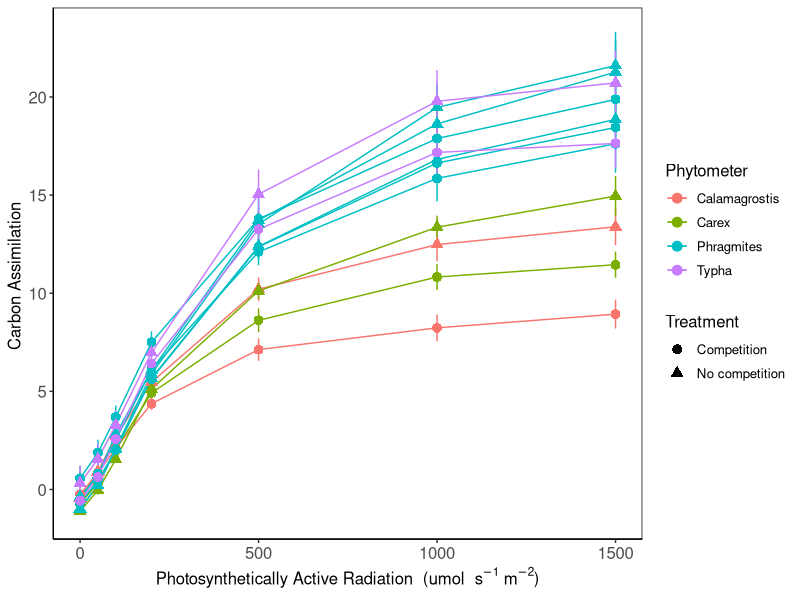
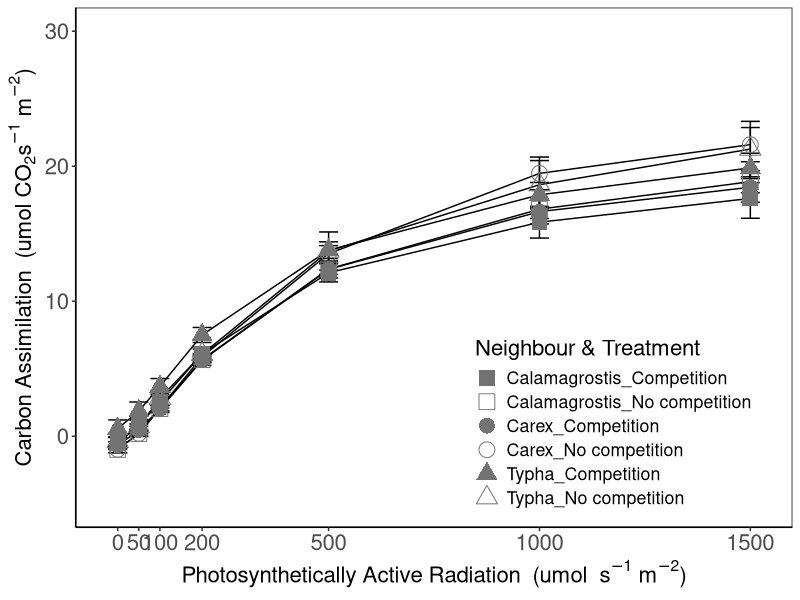
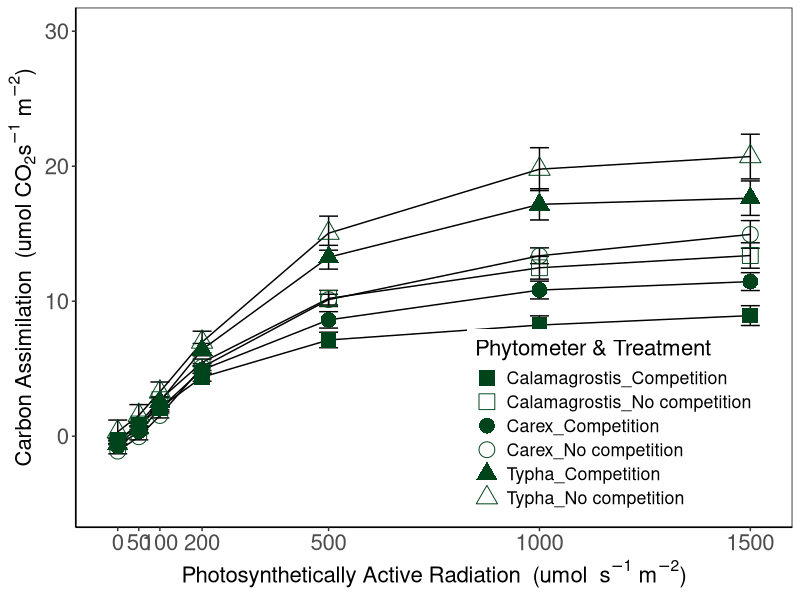
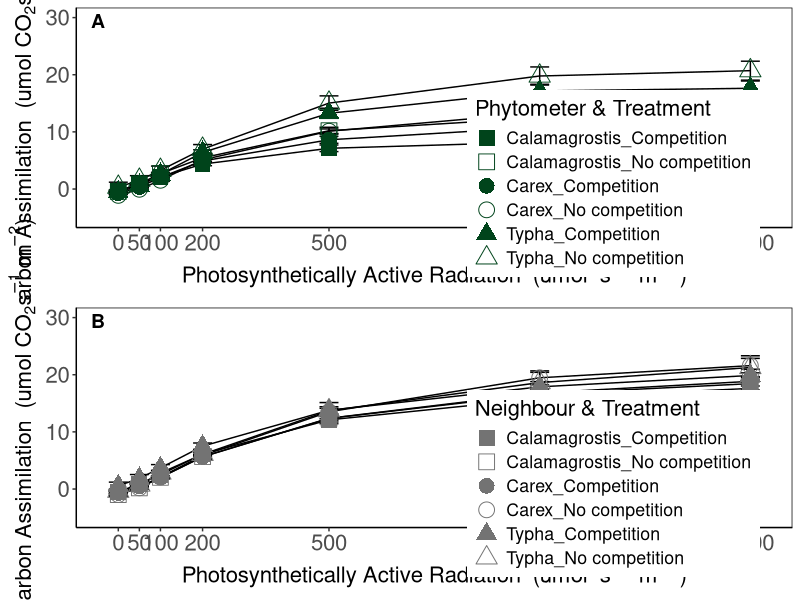
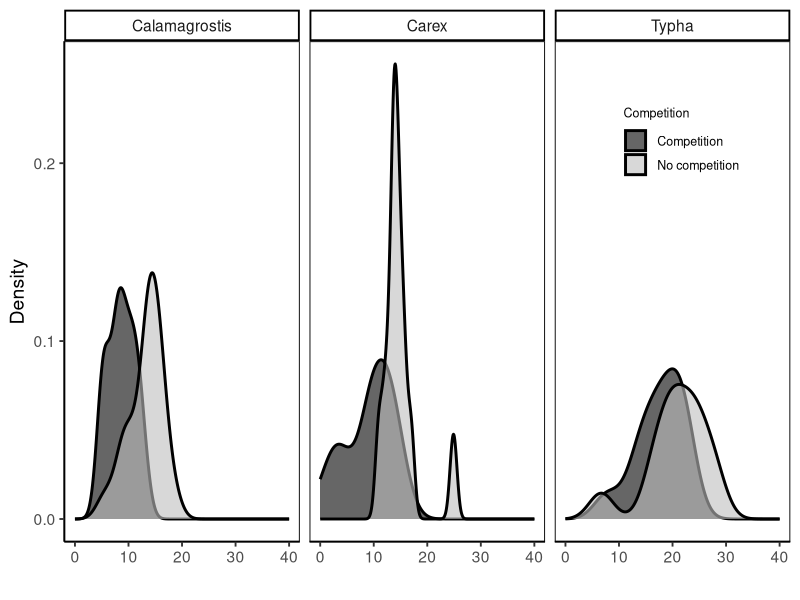
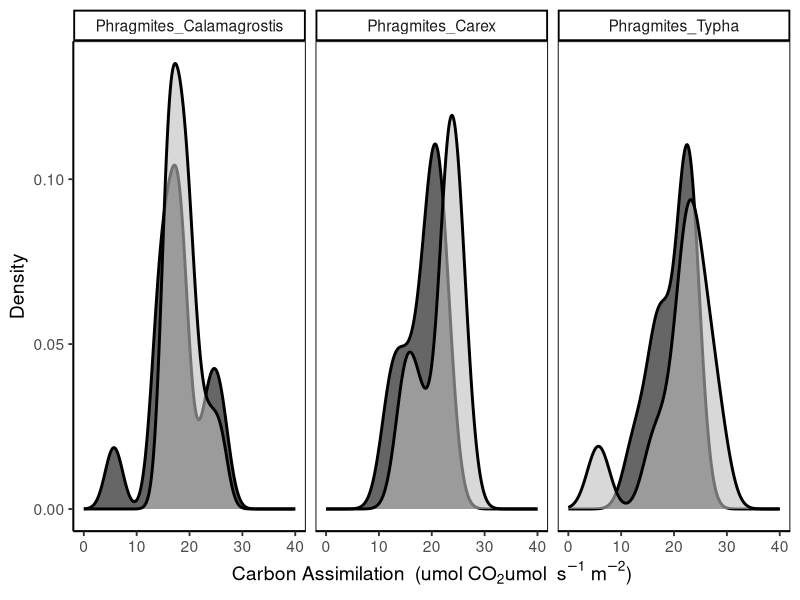
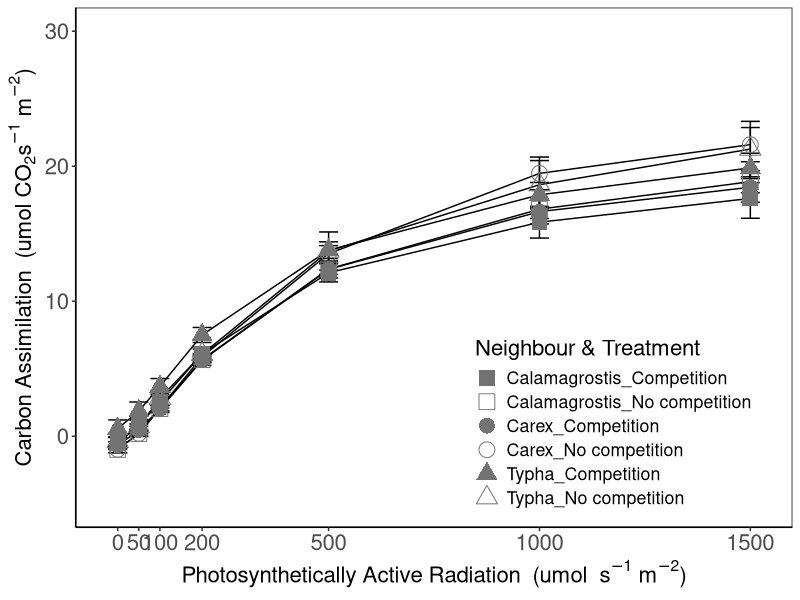
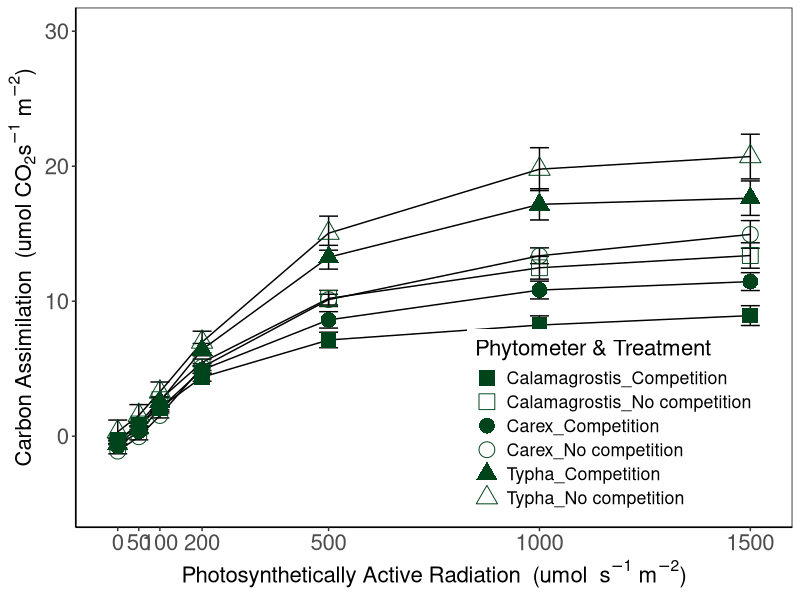

Recreate these plots in R, in order.
library(tidyverse)
library(ggpubr)

ciras.17 <- read.csv("Data/CIRAS_long_2017.csv")

ciras.16 <- read.csv("Data/CIRAS_2016.csv") 


#### 2016 data play around #####

ciras.16 <- ciras.16 %>% 
  unite("spp_trt", Phytometer, Treatment, remove = FALSE)

ciras.16$light <- as.factor(ciras.16$light)
str(ciras.16)

ciras.17 <- ciras.17 %>% 
  unite("spp_trt", Phytometer, Treatment, remove = FALSE)

ciras.17$light <- as.factor(ciras.17$light)
str(ciras.17)


ciras <- full_join(ciras.16, ciras.17)
ciras <- ciras[,1:10]


sum <- ciras %>% group_by(spp_trt, light) %>% 
  summarise(avg = mean(carbon),
            sd = sd(carbon),
            N = length(carbon),
            str = (sd/(sqrt(N))))

ciras.sum <- read.csv("Data/CIRAS_summary.csv")
colnames(ciras.sum)


ggplot(ciras.sum, aes(x = light, y = avg, color = Phytometer,
                      shape = Treatment,
                      group = spp_trt)) +
  geom_errorbar(aes(ymin = avg - str, ymax = avg + str), width = 0.1) +
  geom_line() +
  geom_point(size = 3) +
  theme_classic() +
  labs(y = "Carbon Assimilation ",
       x = expression(paste("Photosynthetically Active Radiation"," ", " (", "umol  ",  s^-1, " ", m^-2, sep=")"))) + 
  #scale_color_manual(values = c("#9ebcda","#8856a7")) +
  theme(panel.border = element_rect(fill = NA)) +
  theme(text = element_text(size = 12),
        axis.text.x = element_text(size = 12),
        axis.text.y = element_text(size = 12))



ciras.phrag <- ciras.sum %>% filter(Phytometer == "Phragmites")

ciras.phrag <- ciras.phrag %>% 
  unite("neigh_trt", Neighbour, Treatment, remove = FALSE)


phr.ciras <- ggplot(ciras.phrag, aes(x = light, y = avg,
                      shape = neigh_trt,
                      group = neigh_trt)) +
  geom_errorbar(aes(ymin = avg - str, ymax = avg + str)) +
  geom_line() +
  geom_point(colour = "#737373", size = 5) +
  theme_classic() +
  labs(y = expression(paste("Carbon Assimilation"," ", " (", "umol CO"[2],  s^-1, " ", m^-2, sep=")")),
       x = expression(paste("Photosynthetically Active Radiation"," ", " (", "umol  ",  s^-1, " ", m^-2, sep=")"))) + 
  scale_shape_manual(values = c(15, 0, 16, 1, 17, 2)) +
  theme(panel.border = element_rect(fill = NA)) +
  theme(text = element_text(size = 16),
        axis.text.x = element_text(size = 16),
        axis.text.y = element_text(size = 16)) +
  ylim(-5, 30) +
  scale_x_continuous(breaks=c(0, 50, 100, 200, 500, 1000, 1500)) +
  labs(shape = "Neighbour & Treatment") +
  theme(legend.position = c(0.75, 0.2))


phr.ciras

ggsave("Figures/phrag_CIRAS.TIFF", phr.ciras,
       width = 14, height = 6.8, units = "in",
       dpi = 300)


target <- c("Carex", "Calamagrostis", "Typha")

ciras.res <- ciras.sum %>% filter(Phytometer %in% target)


ciras.res <- ciras.res %>% 
  unite("phy_trt", Phytometer, Treatment, remove = FALSE)

res.ciras <- ggplot(ciras.res, aes(x = light, y = avg,
                        shape = phy_trt,
                        group = phy_trt)) +
  geom_errorbar(aes(ymin = avg - str, ymax = avg + str)) +
  geom_line() +
  geom_point(colour = "#00441b", size = 5) +
  theme_classic() +
  labs(y = expression(paste("Carbon Assimilation"," ", " (", "umol CO"[2],  s^-1, " ", m^-2, sep=")")),
       x = expression(paste("Photosynthetically Active Radiation"," ", " (", "umol  ",  s^-1, " ", m^-2, sep=")"))) + 
  scale_color_manual(values = c("#1b7837","#4d9221", "#01665e")) +
  scale_shape_manual(values = c(15, 0, 16, 1, 17, 2)) +
  theme(panel.border = element_rect(fill = NA)) +
  theme(text = element_text(size = 16),
        axis.text.x = element_text(size = 16),
        axis.text.y = element_text(size = 16)) +
  ylim(-5, 30) +
  labs(shape = "Phytometer & Treatment") +
  scale_x_continuous(breaks=c(0, 50, 100, 200, 500, 1000, 1500)) +
  theme(legend.position = c(0.75, 0.2)) 
  
res.ciras

ggsave("Figures/res_CIRAS.TIFF", res.ciras,
       width = 14, height = 6.8, units = "in",
       dpi = 300)


panel <- ggarrange(res.ciras, phr.ciras,
                   labels = "AUTO",
                   hjust = c(-6.5, -6.5),
                   vjust = 2,
                   ncol = 1,
                   nrow = 2)

panel


ggsave("Figures/pane_CIRAS.TIFF", panel,
       width = 25, height = 6.74, units = "in",
       dpi = 300)
# size 17.8 x 6.74 in


######## Comparison at 1500 ########

light1500 <- ciras %>% filter(light == "1500")

target <- c("Calamagrostis", "Carex", "Typha")

light1500.res <- light1500 %>% filter(Species %in% target)
colnames(light1500.res)


sum.1500 <- light1500.res %>% 
  group_by(Species, Treatment) %>% 
  summarise(median = median(carbon))



res1500 <- ggplot(light1500.res, aes(x = carbon, fill = as.factor(Treatment))) +
  geom_density(alpha = 0.6, size = 1) +
  facet_wrap("Species") + 
  scale_fill_manual(values = c("black", "grey")) +
  theme_classic(base_size = 14) +
  theme(plot.title = element_text(size = 14, face = "bold"),
        legend.title=element_text(size=9), 
        legend.text=element_text(size=9)) +
  theme(panel.border = element_rect(fill = NA)) +
  labs(x = " ",
       y = "Density") +
  xlim(0, 40) +
  labs(fill = "Competition") +
  theme(legend.position = c(0.85, 0.8)) 

res1500




light1500.phrag <- light1500 %>% filter(Species == "Phragmites")

phrag1500 <- ggplot(light1500.phrag, aes(x = carbon, fill = as.factor(Treatment))) +
  geom_density(alpha = 0.6, size = 1) +
  facet_wrap("Phytometer") + 
  scale_fill_manual(values = c("black", "grey")) +
  theme_classic(base_size = 14) +
  theme(plot.title = element_text(size = 14, face = "bold"),
        legend.title=element_text(size=9), 
        legend.text=element_text(size=9)) +
  theme(panel.border = element_rect(fill = NA)) +
  labs(x = expression(paste("Carbon Assimilation"," ", " (", "umol CO"[2], "umol  ",  s^-1, " ", m^-2, sep=")")),
       y = "Density") +
  xlim(0, 40) +
  labs(fill = "Competition") +
  theme(legend.position = "none") 

phrag1500

carbon.1500 <- ggarrange(res1500, phrag1500,
          nrow = 2)


ggsave("Figures/Carbon Assimilation 1500 panel.JPEG", carbon.1500)


